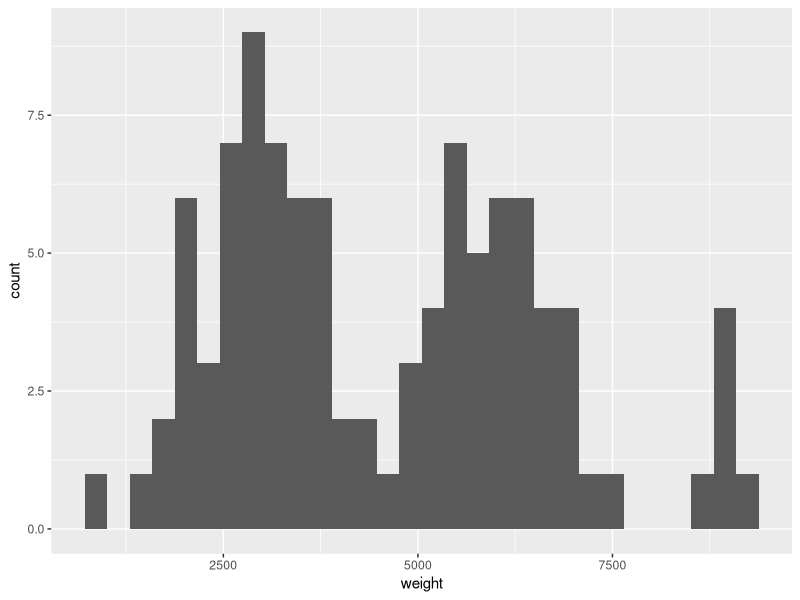
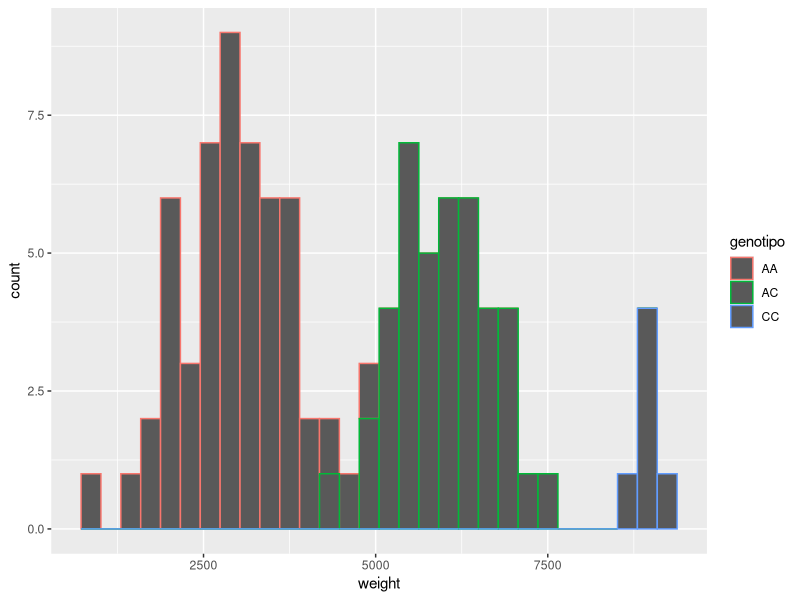
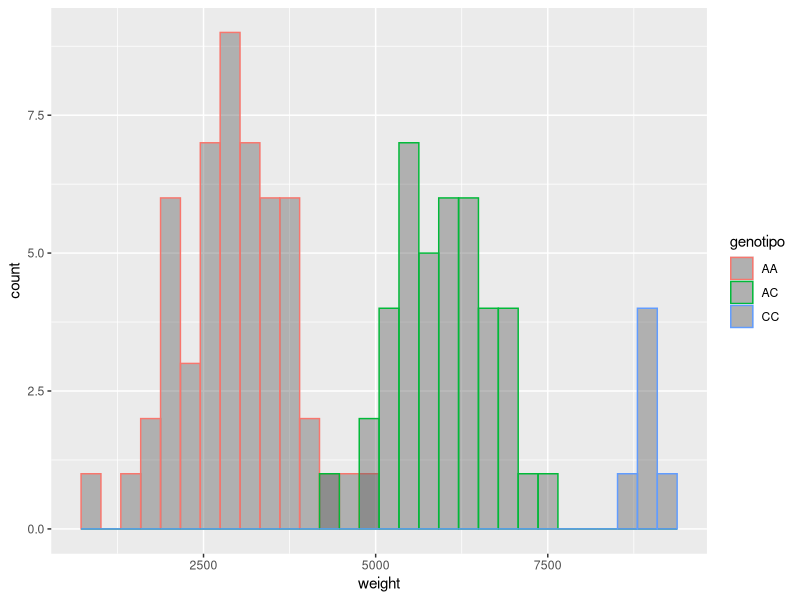
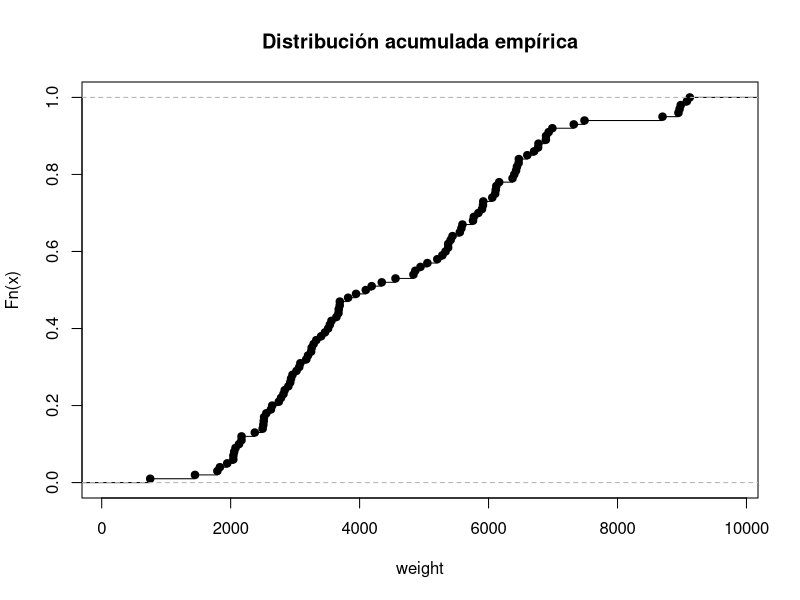
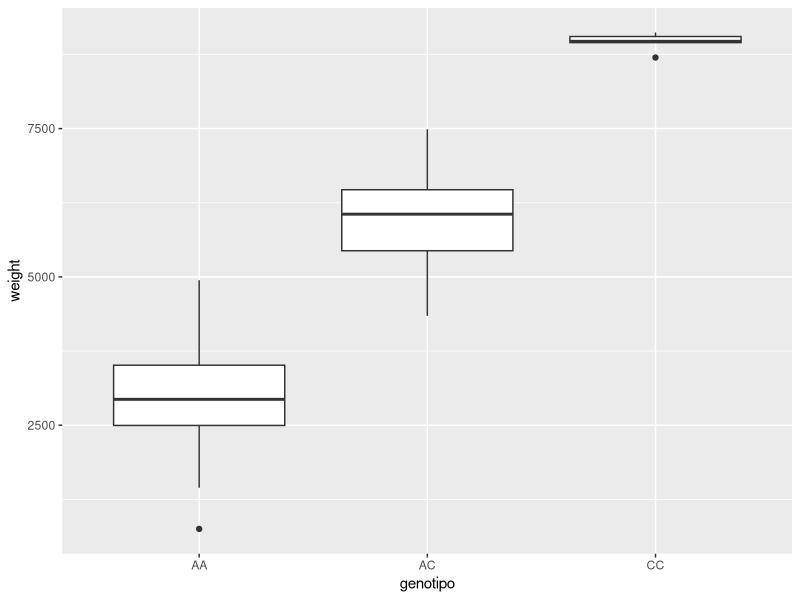
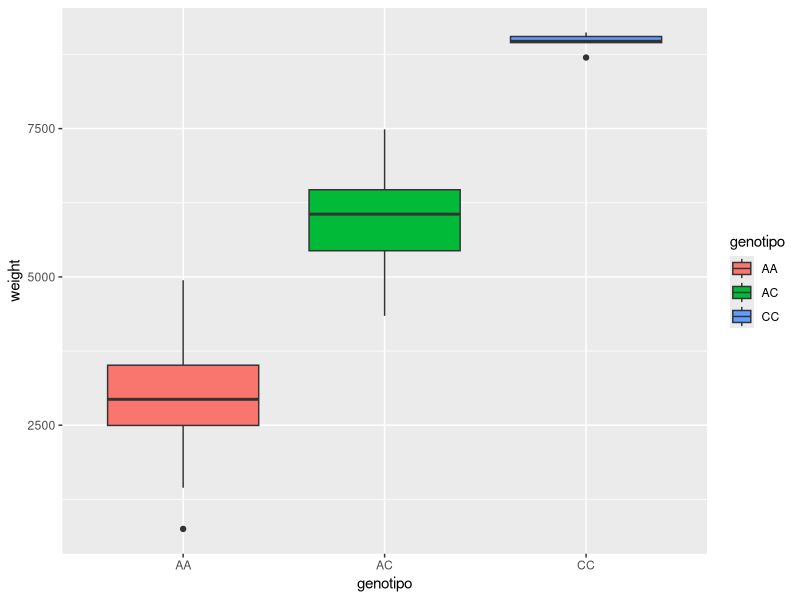
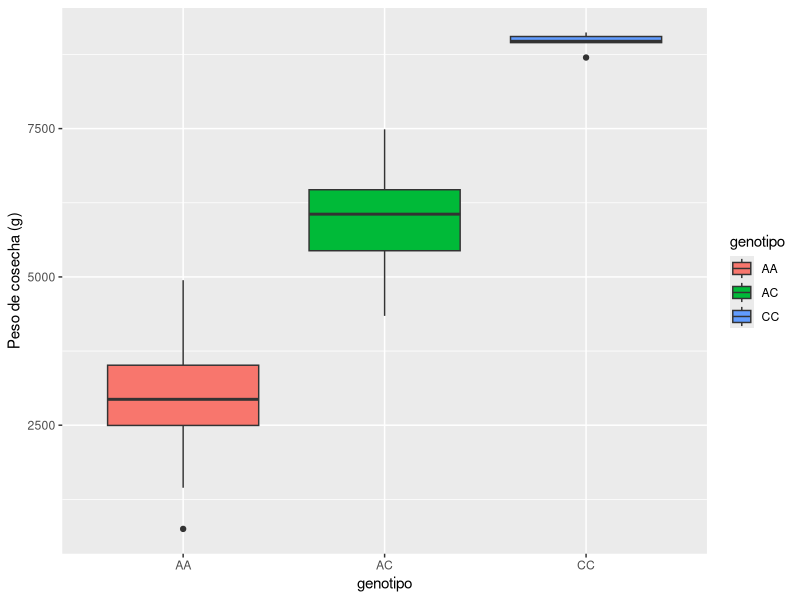
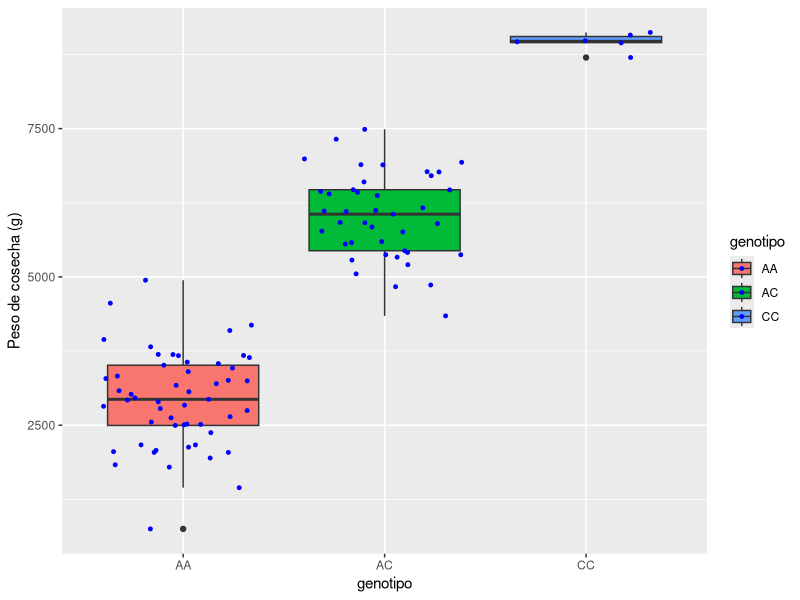

These charts were generated, in order, by the following R code:
## ---- chunk 1
knitr::opts_chunk$set(echo = TRUE)

# Librería stats está instalada por defecto en la base de R
library(stats)

# Librería graphics está instalada por defecto en la base de R
library(graphics)

# Librería para importar datos
library(readxl)

# Librería psych para analisis de datos de matrices 
library(psych)

# Librería para gráficas avanzadas
library(ggplot2)


## ---- chunk 2
datos <- read_excel("salmon.xlsx")
summary(datos)
str(datos)
## ---- chunk 3
datos$id<- as.factor(datos$id)
datos$genotipo<- as.factor(datos$genotipo)
summary(datos)
table(datos$genotipo)
# Ejecute como prueba pero no incluya en el reporte esta función table(datos$weight) 
## ---- chunk 4
ggplot(datos, aes(x = weight)) +
  geom_histogram()
## ---- chunk 5
ggplot(datos, aes(x = weight)) +
  geom_histogram(aes(color = genotipo))
## ---- chunk 6
ggplot(datos, aes(x = weight)) +
  geom_histogram(aes(color = genotipo), 
  position = "identity", bins = 30, alpha = 0.4)
## ---- chunk 7
# Distribución acumulada empírica.
plot(ecdf(datos$weight), main="Distribución acumulada empírica", xlab="weight")
## ---- chunk 8
ggplot(datos, aes(x=genotipo, y=weight,)) +
    geom_boxplot()
## ---- chunk 9
ggplot(datos, aes(x=genotipo, y=weight, fill=genotipo)) +
    geom_boxplot()
## ---- chunk 10
ggplot(datos, aes(x=genotipo, y=weight, fill=genotipo)) +
    geom_boxplot()+
  labs(y="Peso de cosecha (g)")
## ---- chunk 11
ggplot(datos, aes(x=genotipo, y=weight, fill=genotipo)) +
    geom_boxplot()+
  labs(y="Peso de cosecha (g)")+
geom_jitter(color="blue", size=1, alpha=2)
## ---- chunk 12
tilapia <- read_excel("tilapia.xlsx")
tilapia$id<- as.factor(tilapia$id)
tilapia$feed<- as.factor(tilapia$feed)
tilapia$sex<- as.factor(tilapia$sex)
summary(tilapia)
table(tilapia$feed, tilapia$sex)
# Ejecute como prueba pero no incluya en el reporte  table(tilapia$feed, tilapia$id) 
## ---- chunk 13
ggplot(tilapia, aes(x=feed, y=weight, fill=sex)) +
    geom_boxplot()+
  labs(y="Peso de cosecha (g)")
## ---- chunk 14
interaction.plot(tilapia$feed, tilapia$sex, tilapia$weight, fun = mean)
## ---- chunk 15
interaction.plot(tilapia$feed, tilapia$sex, tilapia$weight, fun = mean, xlab = "", ylab = "Peso promedio (g)", col=1:2, trace.label="Sexo", pch = c(15, 16), type = "b")

## ---- chunk 16
plot.design(tilapia$weight~ tilapia$sex * tilapia$feed, xlab = "Factores", ylab="Weight", col="blue")

## ---- chunk 17
trucha <- read_excel("trucha.xlsx")
summary(trucha)
## ---- chunk 18
# Gráfica de correlación de variables continuas
pairs.panels(trucha[,], method = "pearson", hist.col = "red",  density = TRUE, font=2)
## ---- chunk 19
# Gráfica de correlación de variables continuas
pairs.panels(trucha[,2:3], method = "pearson", hist.col = "red",  density = TRUE, font=2)
